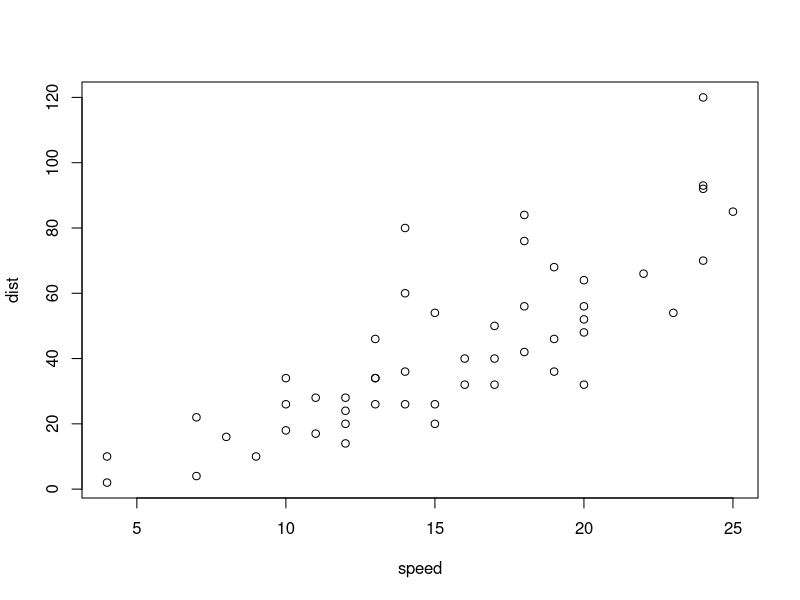
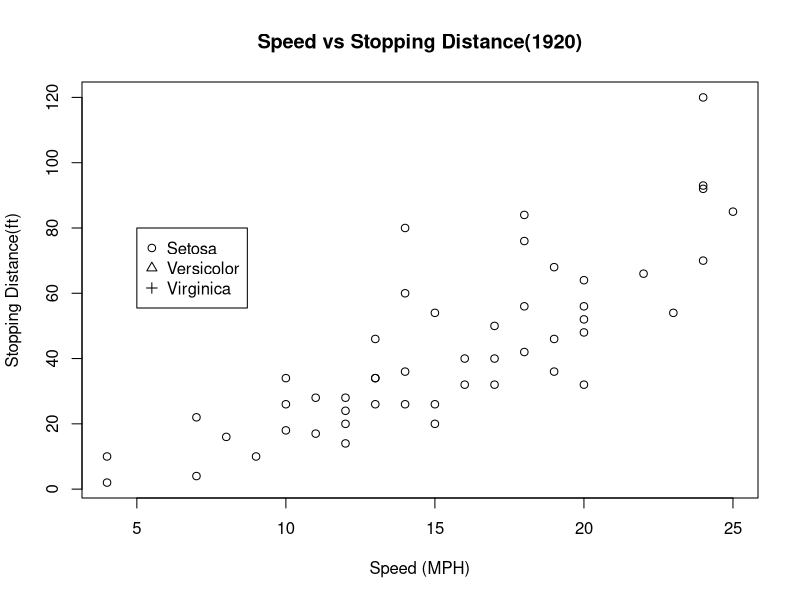
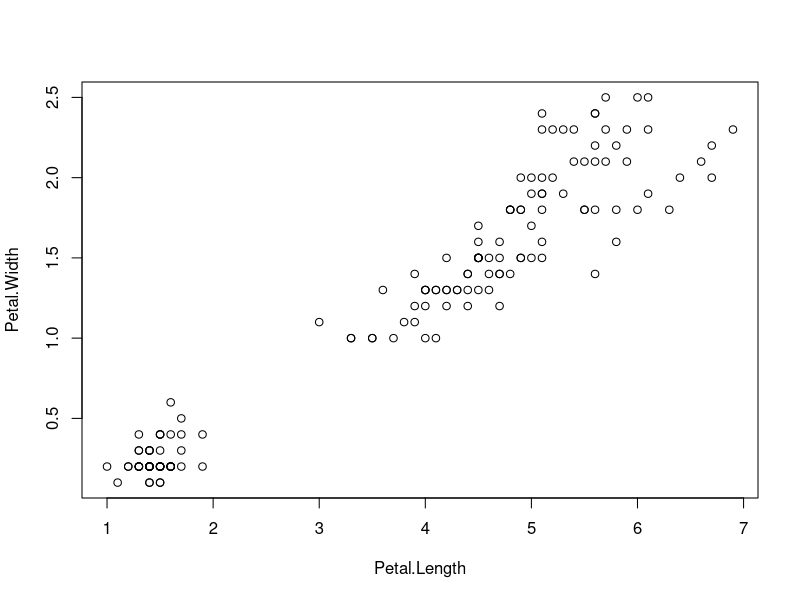
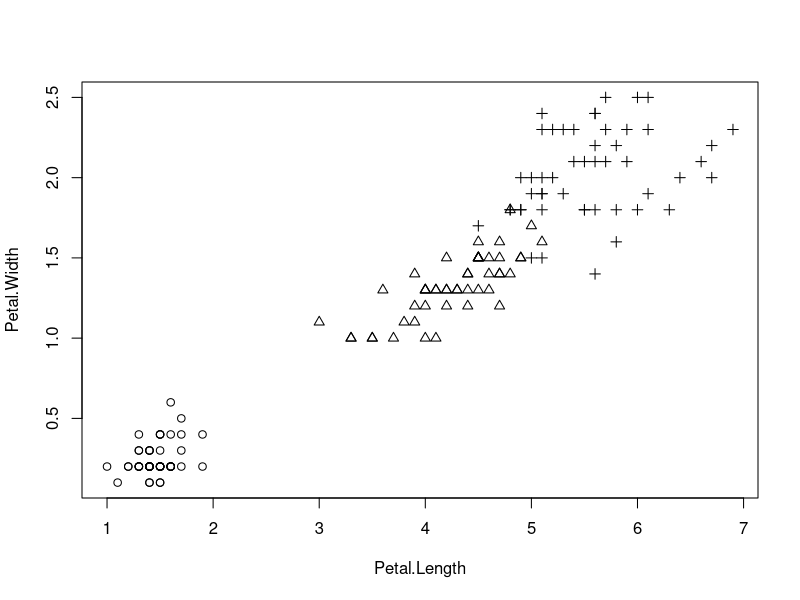
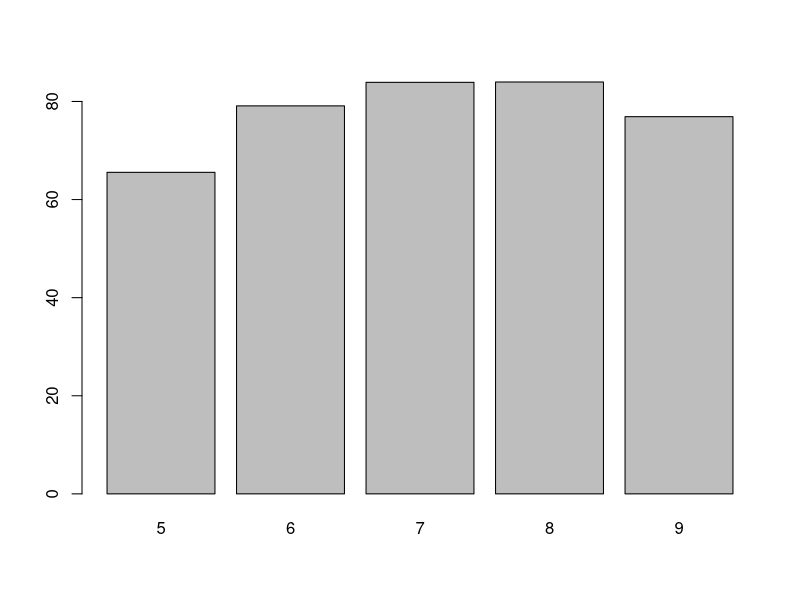
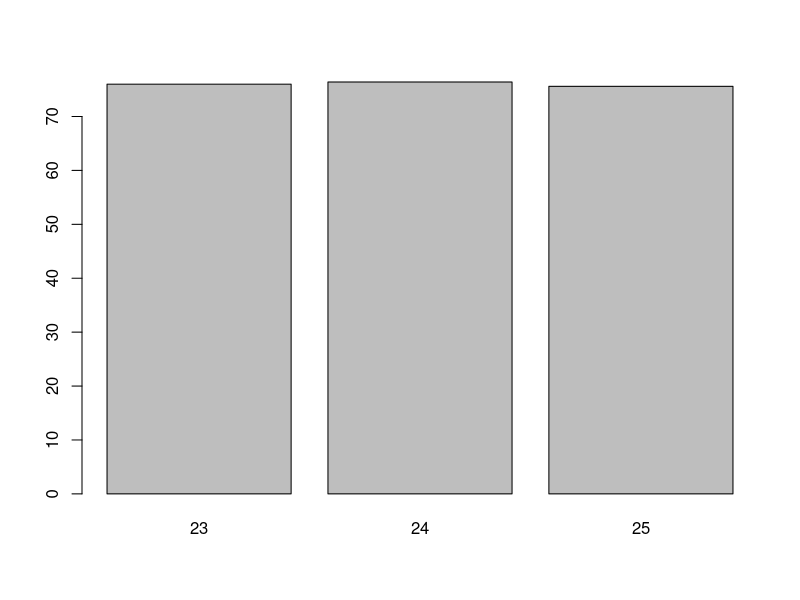
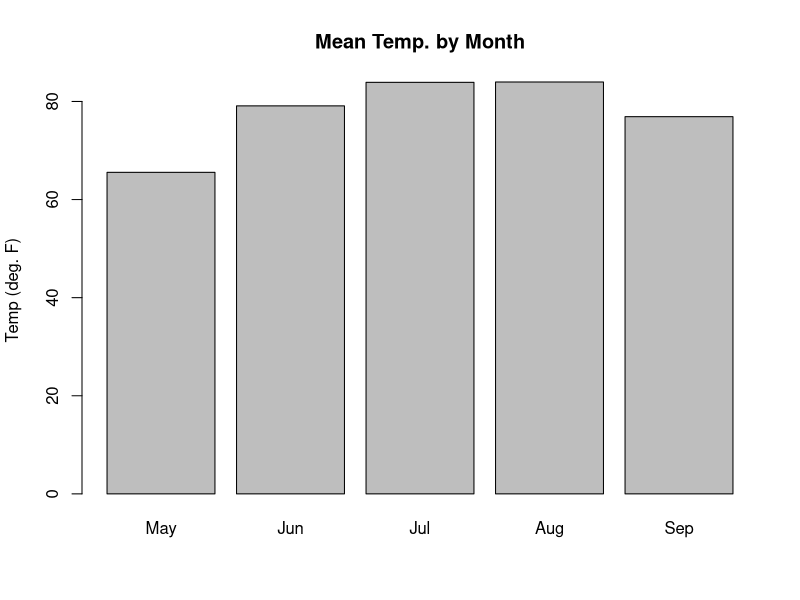
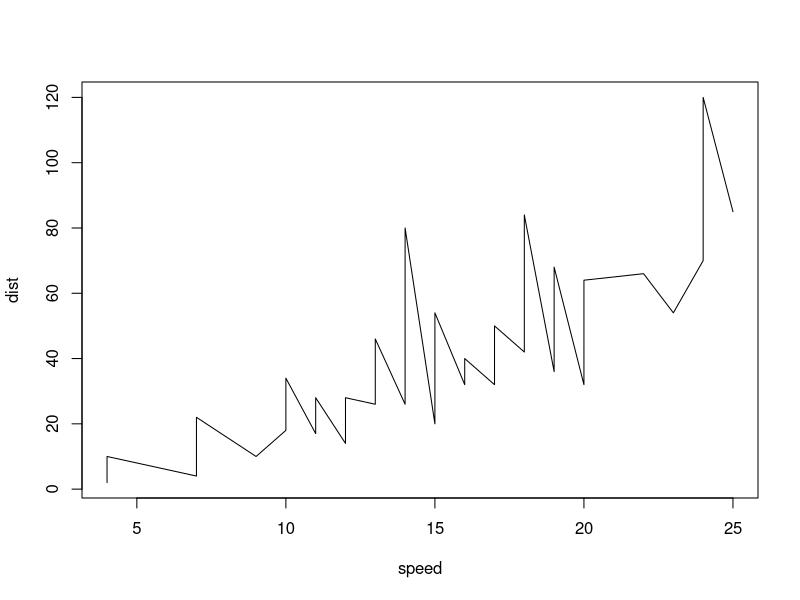

Write the R code that produced these figures, in order.
# graphics

plot(cars)
plot(cars, main="Speed vs Stopping Distance(1920)", xlab="Speed (MPH)", ylab="Stopping Distance(ft)")
legend(5, 80, c("Setosa", "Versicolor", "Virginica"), pch=1:3)


with(iris, plot(Petal.Length, Petal.Width))
with(iris, plot(Petal.Length, Petal.Width, pch=as.integer(Species)))# shows the points in groups according to their species.

# bar plots

heights <- tapply(airquality$Temp, airquality$Month, mean)
barplot(heights)
heights

age <- c(25, 24, 24, 25, 24, 23, 25, 25, 24, 23, 24, 25)
height <- c(75, 76, 77, 75, 76, 77, 75, 76, 77, 75, 76, 77)            
Village <- data.frame(age=age, height=height)
bargraph <- tapply(Village$height, Village$age, mean)
bargraph
barplot(bargraph)


barplot(heights, main="Mean Temp. by Month", names.arg=c("May", "Jun", "Jul", "Aug", "Sep"),ylab="Temp (deg. F)")

# line graph
plot(cars, type="l")
plot(cars, type="l", lty="dashed")

# multiple datasets

x1 <- 5:10
x2 <- 15:20
y1 <- seq(from = 1, to = 14, by = 2.5)
y2 <- seq(from = 21, to = 34, by = 2.5)

xlim <- range(c(x1, x2))
ylim <- range(c(y1, y2))
plot(x1, y1, type="l", xlim=xlim, ylim=ylim)
lines(x2, y2, lty="dashed")
